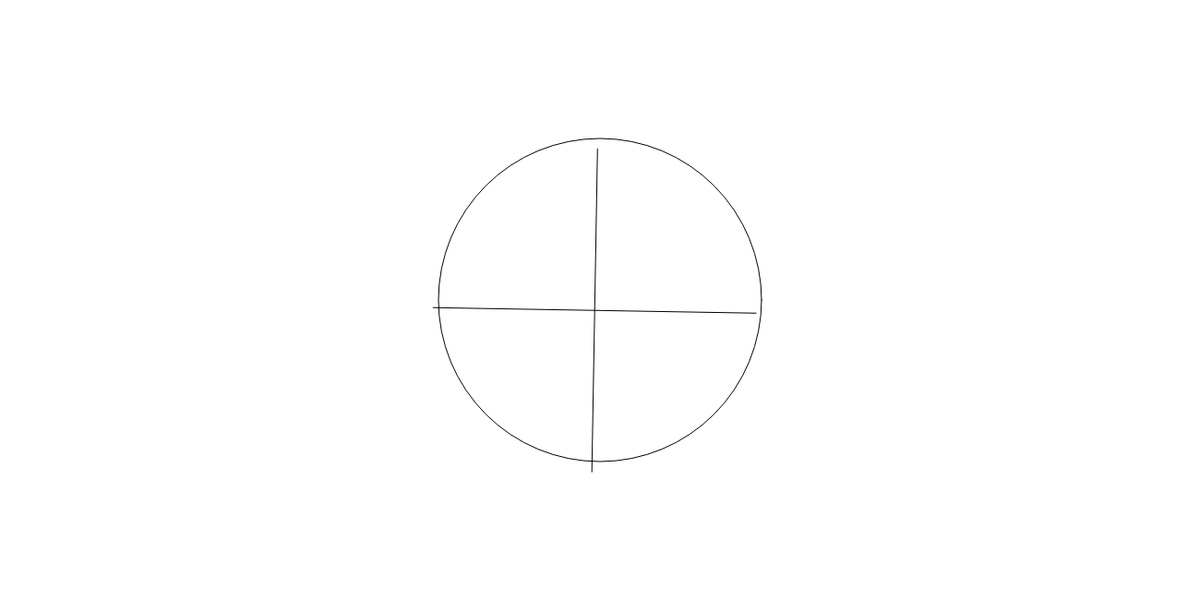
Frame 1 (no input)
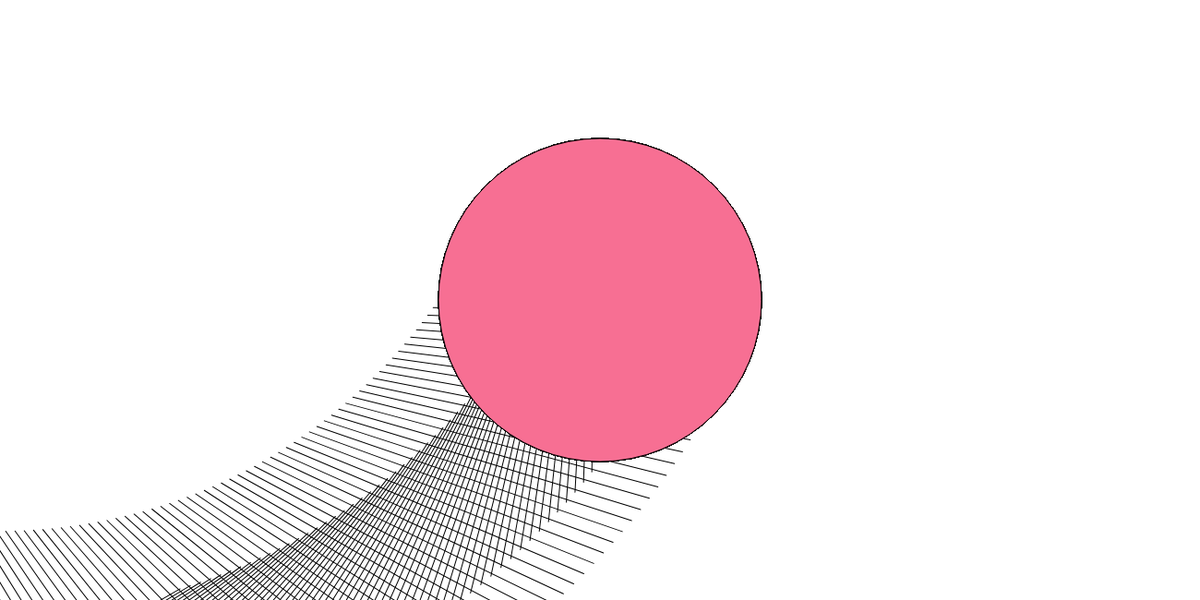
Frame 60 (no input)
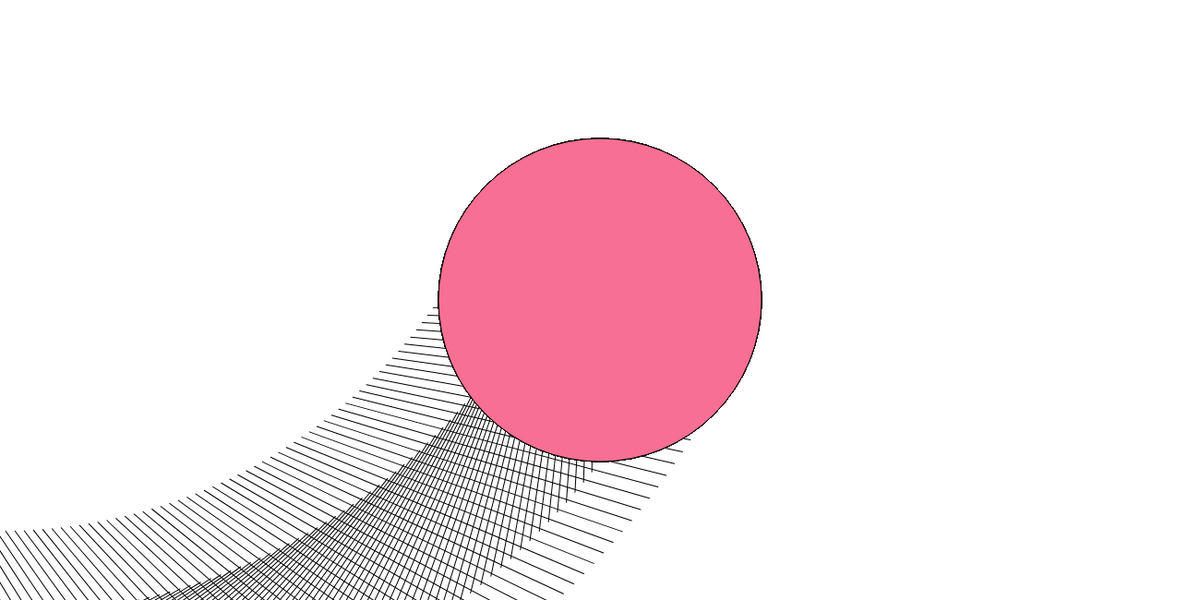
Frame 120 (the mouse pressed at the canvas centre since frame 60)

The p5.js sketch that drew these frames (run headless with seeded random() and noise() and a simulated clock; from frame 60 on, the mouse is pressed at the canvas centre):

// p5.js sketch
// ── sketch.js
//create a variable to hold one ball

function setup() {
  createCanvas(1300, 650);

}


function draw(){
ellipse(650,325,350,350);
fill(247, 111, 147)



	 

	// then rotate the grid around the pivot point by a
	// number of degrees equal to the frame count of the sketch
  rotate(radians(frameCount));
  
  line(650,150,650,500);
  line(475,325,825,325)
}
